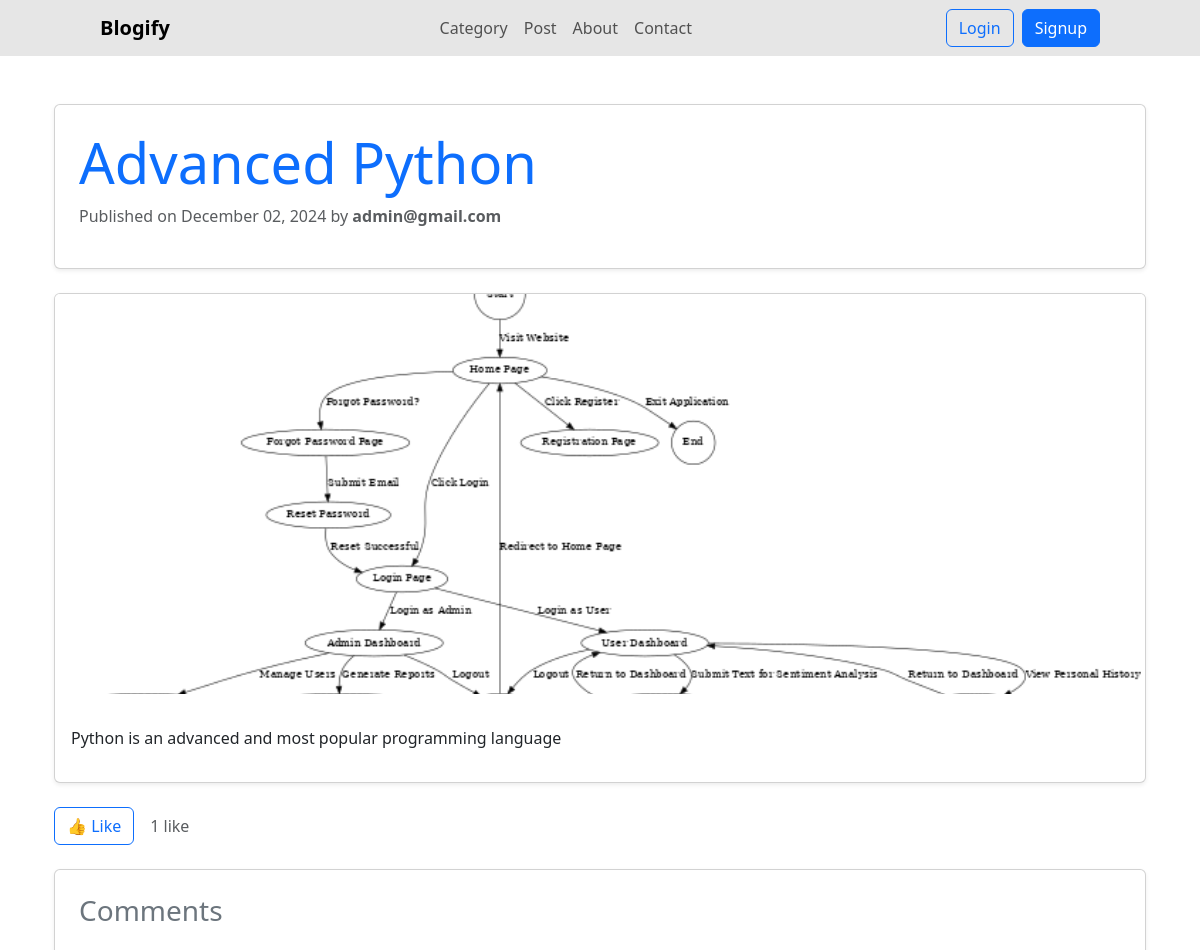
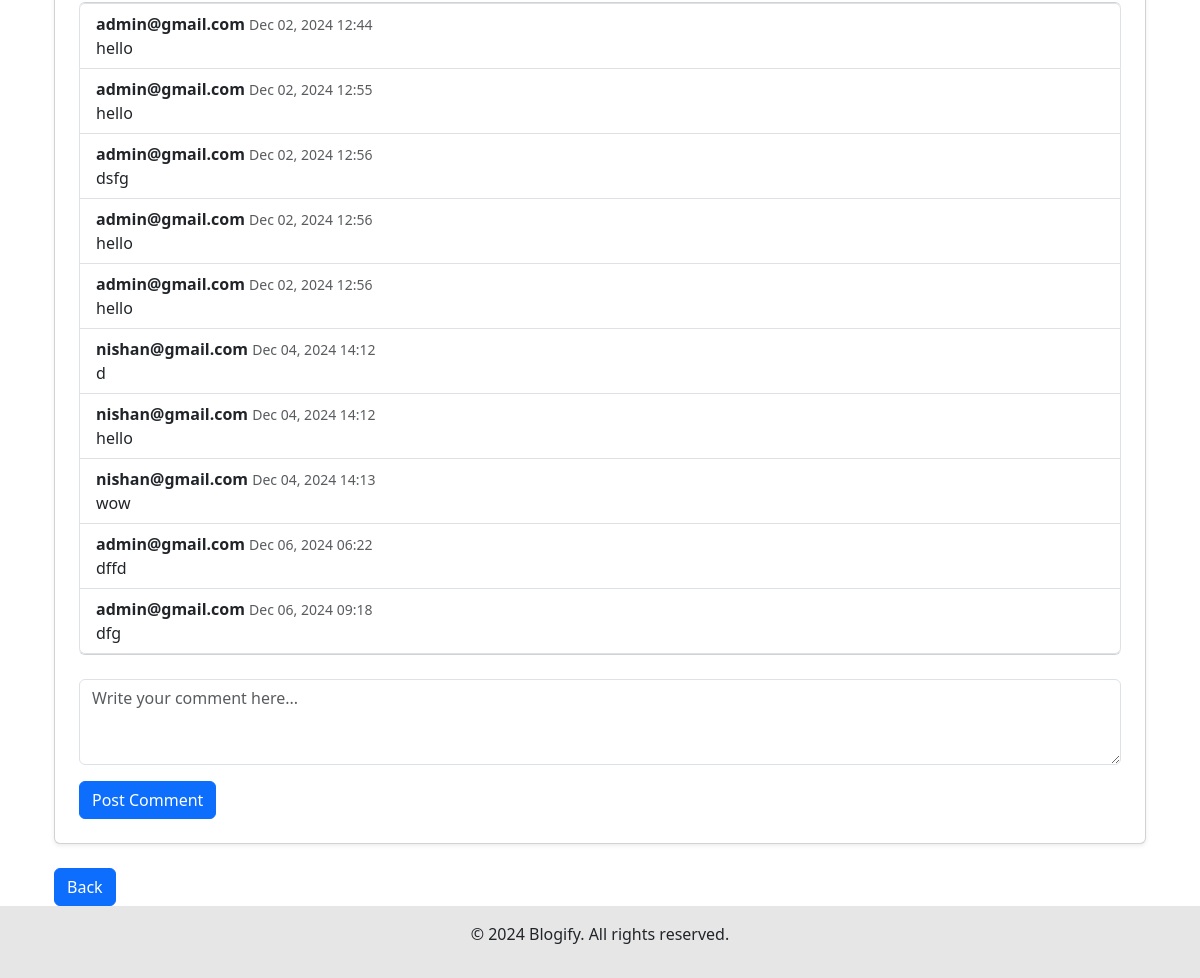
The app's page /post/1/ with its own data (2 pictures, top to bottom).
### blog/models.py (models this page shows, shortened)
class Post(models.Model):
    title = models.CharField(max_length=200)
    content = models.TextField()
    author = models.ForeignKey(settings.AUTH_USER_MODEL, on_delete=models.CASCADE, related_name='posts')
    created_at = models.DateTimeField(auto_now_add=True)
    updated_at = models.DateTimeField(auto_now=True)
    published = models.BooleanField(default=False)
    slug = models.SlugField(unique=True)  # A slug to be used in the URL
    category = models.ForeignKey(Category, on_delete=models.CASCADE, related_name='posts', null=True, blank=True)  # Link to Category
    image = models.ImageField(upload_to='post_images/', null=True, blank=True)

class Comment(models.Model):
    post = models.ForeignKey(Post, related_name='comments', on_delete=models.CASCADE)
    author = models.CharField(max_length=100)
    content = models.TextField()
    created_at = models.DateTimeField(auto_now_add=True)
    updated_at = models.DateTimeField(auto_now=True)

### User/models.py (models this page shows)
class CustomUser(AbstractBaseUser, PermissionsMixin):
    email = models.EmailField(unique=True)
    first_name = models.CharField(max_length=100)
    last_name = models.CharField(max_length=100)
    is_active = models.BooleanField(default=True)
    is_staff = models.BooleanField(default=False)
    date_joined = models.DateTimeField(auto_now_add=True)
    profile_picture = models.ImageField(upload_to='profile_pics/', null=True, blank=True)
    USERNAME_FIELD = 'email'
    REQUIRED_FIELDS = ['first_name', 'last_name']
    objects = CustomUserManager()
    def __str__(self):
        return self.email

### blog/views.py (the view)
# urls.py: path('post/<int:post_id>/', views.PostDetails, name='post_detail'),
def PostDetails(request, post_id):
    post = get_object_or_404(Post, id=post_id)
    if request.method == 'POST':
        if not request.user.is_authenticated:
            return redirect('login')  # Redirect to login page if user is not authenticated
        content = request.POST.get('content')
        if content:
            Comment.objects.create(post=post, author=request.user, content=content)
    comments = post.comments.all()
    user_like = request.user.is_authenticated and post.likes.filter(user=request.user, is_like=True).exists()
    like_count = post.likes.filter(is_like=True).count()
    return render(request, 'post_detail.html', {
        'post': post,
        'comments': comments,
        'user_like': user_like,
        'like_count': like_count,
    })

### blog/templates/post_detail.html (shortened to what this page needs)
{% extends 'blog_base.html' %}
{% block content %}
<div class="container mt-5">
    <div class="card p-4 shadow-sm">
        <h1 class="display-4 text-primary"><b>{{ post.title }}</b></h1>
        <p class="text-muted">Published on {{ post.created_at|date:"F d, Y" }} by <strong>{{ post.author }}</strong></p>
    </div>
    <div class="card my-4 shadow-sm">
        {% if post.image %}
            <img src="{{ post.image.url }}" class="card-img-top" alt="{{ post.title }}" style="max-height: 25rem; object-fit: cover;">
        {% endif %}
        <div class="card-body">
            <p class="card-text">{{ post.content|linebreaks }}</p>
        </div>
    </div>
    <div class="d-flex align-items-center my-4">
        <button id="like-btn" class="btn {% if user_like %}btn-primary{% else %}btn-outline-primary{% endif %} me-3">
            {% if user_like %}❤️ Unlike{% else %}👍 Like{% endif %}
        </button>
        <span id="like-count" class="text-muted">{{ like_count }} {{ like_count|pluralize:"like,likes" }}</span>
    </div>
    <div class="card p-4 shadow-sm">
        <h3 class="text-secondary mb-4">Comments</h3>
        <ul class="list-group mb-4">
            {% for comment in post.comments.all %}
                <li class="list-group-item">
                    <strong>{{ comment.author }}</strong>
                    <small class="text-muted">{{ comment.created_at|date:"M d, Y H:i" }}</small>
                    <p class="mb-0">{{ comment.content }}</p>
                </li>
            {% empty %}
                <li class="list-group-item text-muted">No comments yet. Be the first to comment!</li>
            {% endfor %}
        </ul>
        <form id="comment-form">
            <div class="form-group">
                <textarea id="comment-text" class="form-control" placeholder="Write your comment here..." rows="3"></textarea>
            </div>
            <button type="submit" class="btn btn-primary mt-3">Post Comment</button>
        </form>
    </div>
    <a href="{% url 'category_post' post.category.id %}" class="btn btn-primary mt-4">Back</a>
</div>
{% endblock %}

### records on screen
Post: title "Advanced Python", created_at "December 02, 2024", author "admin@gmail.com", image (picture), content "Python is an advanced and most popular programming language"
Comment: author "admin@gmail.com", created_at "Dec 02, 2024 12:44", content "hello"
Comment: author "admin@gmail.com", created_at "Dec 02, 2024 12:55", content "hello"
Comment: author "admin@gmail.com", created_at "Dec 02, 2024 12:56", content "dsfg"
Comment: author "admin@gmail.com", created_at "Dec 02, 2024 12:56", content "hello"
Comment: author "admin@gmail.com", created_at "Dec 02, 2024 12:56", content "hello"
Comment: author "nishan@gmail.com", created_at "Dec 04, 2024 14:12", content "d"
Comment: author "nishan@gmail.com", created_at "Dec 04, 2024 14:12", content "hello"
Comment: author "nishan@gmail.com", created_at "Dec 04, 2024 14:13", content "wow"
Comment: author "admin@gmail.com", created_at "Dec 06, 2024 06:22", content "dffd"
Comment: author "admin@gmail.com", created_at "Dec 06, 2024 09:18", content "dfg"

### other values on screen
{{ like_count }} "1"
